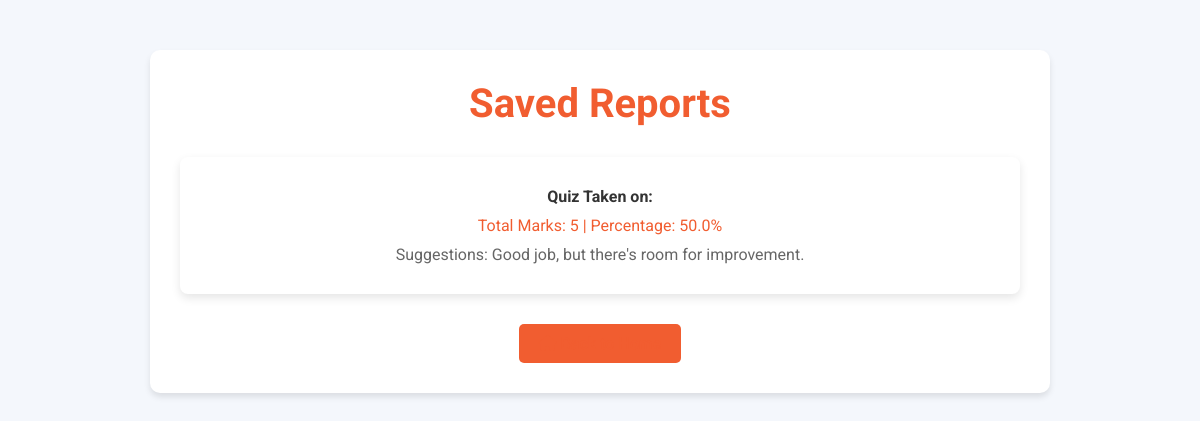
Page /reports/ (signed in) on the committed database.
### quiz/models.py (models this page shows, shortened)
class Result(models.Model):
    candidate = models.ForeignKey(Candidate, on_delete=models.CASCADE)
    total_marks = models.IntegerField()
    percentage = models.FloatField()
    suggestions = models.TextField()

### quiz/views.py (the view)
# urls.py: path('reports/', views.saved_reports, name='saved_reports'),  # Saved reports page
def saved_reports(request):
    candidate_id = request.session.get('candidate_id')
    if not candidate_id:
        return redirect('base')
    results = Result.objects.filter(candidate_id=candidate_id)
    return render(request, 'quiz/saved_reports.html', {'results': results})

### quiz/templates/quiz/saved_reports.html (shortened to what this page needs)
<!DOCTYPE html>
<html lang="en">
<head>
    <link rel="stylesheet" href="https://cdnjs.cloudflare.com/ajax/libs/font-awesome/6.0.0-beta3/css/all.min.css">
</head>
<body>
    <div class="container">
        <h1>Saved Reports</h1>
        {% if results %}
        <div id="reports-list">
            {% for result in results %}
            <div class="report-item">
                <p class="date">Quiz Taken on: {{ result.created_at }}</p>
                <p class="marks">Total Marks: {{ result.total_marks }} | Percentage: {{ result.percentage }}%</p>
                <p>Suggestions: {{ result.suggestions }}</p>
            </div>
            {% endfor %}
        </div>
        {% else %}
        <p class="no-reports">No saved reports found.</p>
        {% endif %}
        <a href="{% url 'home' %}" class="btn-primary back-btn">
            <i class="fas fa-home"></i> Back to Home
        </a>
    </div>
</body>
</html>

### quiz/templates/quiz/saved_reports.html (style rules this page uses)
* { margin: 0; padding: 0; box-sizing: border-box; }
body { font-family: 'Roboto', sans-serif; background: #f4f7fc; color: #333; }
.container { max-width: 900px; margin: 50px auto; background: white; border-radius: 10px; box-shadow: 0 4px 6px rgba(0, 0, 0, 0.1); padding: 30px; text-align: center; }
h1 { color: #f15d30; margin-bottom: 30px; font-size: 2.5rem; }
.report-item { background: #fff; border-radius: 8px; box-shadow: 0 4px 10px rgba(0, 0, 0, 0.1); margin-bottom: 20px; padding: 20px; transition: transform 0.3s ease, box-shadow 0.3s ease; }
.report-item p { font-size: 1rem; margin: 10px 0; color: #666; }
.report-item .date { font-weight: bold; color: #333; }
.report-item .marks { color: #f15d30; }
.btn-primary { display: inline-block; margin-top: 30px; padding: 10px 20px; background-color: #f15d30; color: #fff; text-decoration: none; border-radius: 5px; font-weight: bold; font-size: 1rem; transition: background-color 0.3s ease; }
.back-btn { font-size: 1rem; color: #f15d30; text-decoration: none; display: inline-block; margin-top: 10px; border-radius: 5px; font-weight: 600; transition: color 0.3s ease; }

### rows in the picture
Result: total_marks "5", percentage "50.0", suggestions "Good job, but there's room for improvement."
